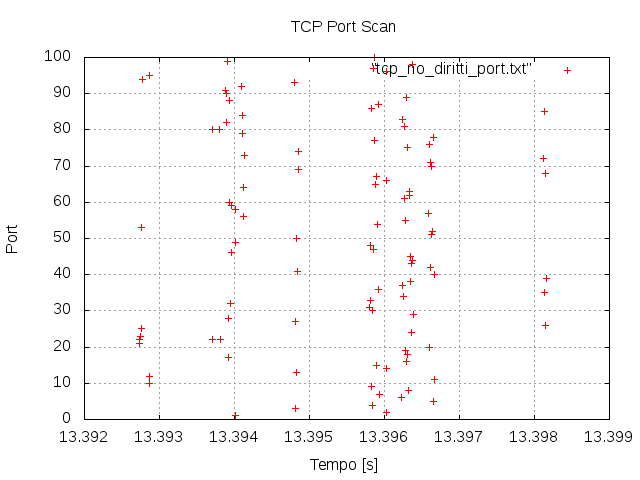

Here is the gnuplot script that generated this plot:
set title "TCP Port Scan"
set xlabel "Tempo [s]"
set ylabel "Port"
set grid
set terminal png
set output "tcp_no_diritti.png"
plot "tcp_no_diritti_port.txt"
